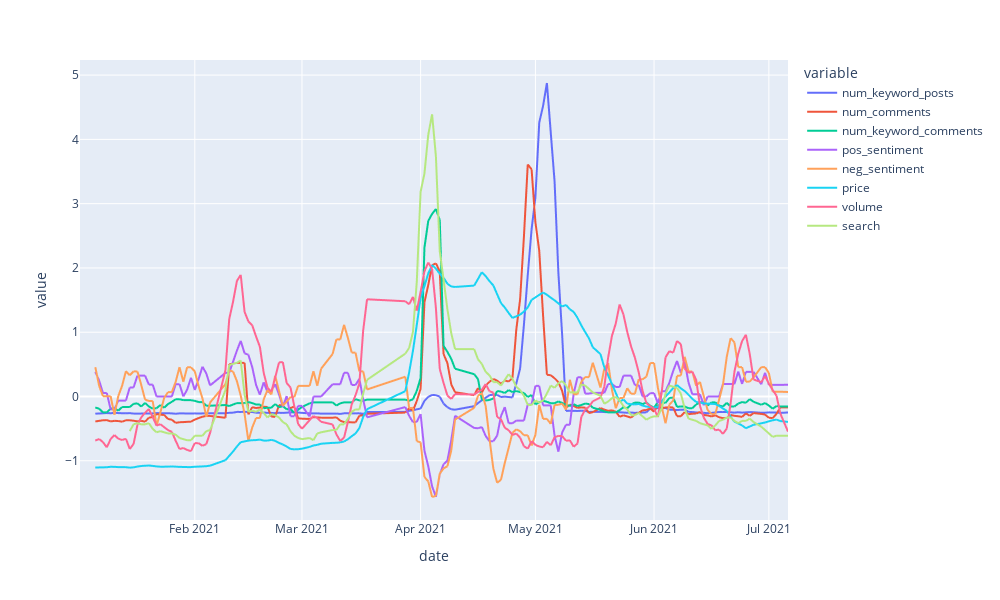

Notebook code cell kept with this figure:
### Code cell
px.defaults.width = 1000
px.defaults.height = 600
pd.options.plotting.backend = "plotly"

# merge_df = merge_df.reset_index()
merge_df.plot()

### Figure 1 — Plotly figure (JSON) as saved in the notebook; plotly's stock layout.template omitted (floating-point values rounded to 4 significant figures; data arrays with more than 128 entries replaced by an {"elided": "..."} marker saying what was removed)
{"data": [{"hovertemplate": "variable=num_keyword_posts<br>date=%{x}<br>value=%{y}<extra></extra>", "legendgroup": "num_keyword_posts", "line": {"color": "#636efa", "dash": "solid"}, "mode": "lines", "name": "num_keyword_posts", "showlegend": true, "type": "scattergl", "x": {"elided": "164 str values"}, "xaxis": "x", "y": {"elided": "164 float values"}, "yaxis": "y"}, {"hovertemplate": "variable=num_comments<br>date=%{x}<br>value=%{y}<extra></extra>", "legendgroup": "num_comments", "line": {"color": "#EF553B", "dash": "solid"}, "mode": "lines", "name": "num_comments", "showlegend": true, "type": "scattergl", "x": {"elided": "164 str values"}, "xaxis": "x", "y": {"elided": "164 float values"}, "yaxis": "y"}, {"hovertemplate": "variable=num_keyword_comments<br>date=%{x}<br>value=%{y}<extra></extra>", "legendgroup": "num_keyword_comments", "line": {"color": "#00cc96", "dash": "solid"}, "mode": "lines", "name": "num_keyword_comments", "showlegend": true, "type": "scattergl", "x": {"elided": "164 str values"}, "xaxis": "x", "y": {"elided": "164 float values"}, "yaxis": "y"}, {"hovertemplate": "variable=pos_sentiment<br>date=%{x}<br>value=%{y}<extra></extra>", "legendgroup": "pos_sentiment", "line": {"color": "#ab63fa", "dash": "solid"}, "mode": "lines", "name": "pos_sentiment", "showlegend": true, "type": "scattergl", "x": {"elided": "164 str values"}, "xaxis": "x", "y": {"elided": "164 float values"}, "yaxis": "y"}, {"hovertemplate": "variable=neg_sentiment<br>date=%{x}<br>value=%{y}<extra></extra>", "legendgroup": "neg_sentiment", "line": {"color": "#FFA15A", "dash": "solid"}, "mode": "lines", "name": "neg_sentiment", "showlegend": true, "type": "scattergl", "x": {"elided": "164 str values"}, "xaxis": "x", "y": {"elided": "164 float values"}, "yaxis": "y"}, {"hovertemplate": "variable=price<br>date=%{x}<br>value=%{y}<extra></extra>", "legendgroup": "price", "line": {"color": "#19d3f3", "dash": "solid"}, "mode": "lines", "name": "price", "showlegend": true, "type": "scattergl", "x": {"elided": "164 str values"}, "xaxis": "x", "y": {"elided": "164 float values"}, "yaxis": "y"}, {"hovertemplate": "variable=volume<br>date=%{x}<br>value=%{y}<extra></extra>", "legendgroup": "volume", "line": {"color": "#FF6692", "dash": "solid"}, "mode": "lines", "name": "volume", "showlegend": true, "type": "scattergl", "x": {"elided": "164 str values"}, "xaxis": "x", "y": {"elided": "164 float values"}, "yaxis": "y"}, {"hovertemplate": "variable=search<br>date=%{x}<br>value=%{y}<extra></extra>", "legendgroup": "search", "line": {"color": "#B6E880", "dash": "solid"}, "mode": "lines", "name": "search", "showlegend": true, "type": "scattergl", "x": {"elided": "164 str values"}, "xaxis": "x", "y": {"elided": "164 float values"}, "yaxis": "y"}], "layout": {"height": 600, "legend": {"title": {"text": "variable"}, "tracegroupgap": 0}, "margin": {"t": 60}, "width": 1000, "xaxis": {"anchor": "y", "domain": [0.0, 1.0], "title": {"text": "date"}}, "yaxis": {"anchor": "x", "domain": [0.0, 1.0], "title": {"text": "value"}}}}
